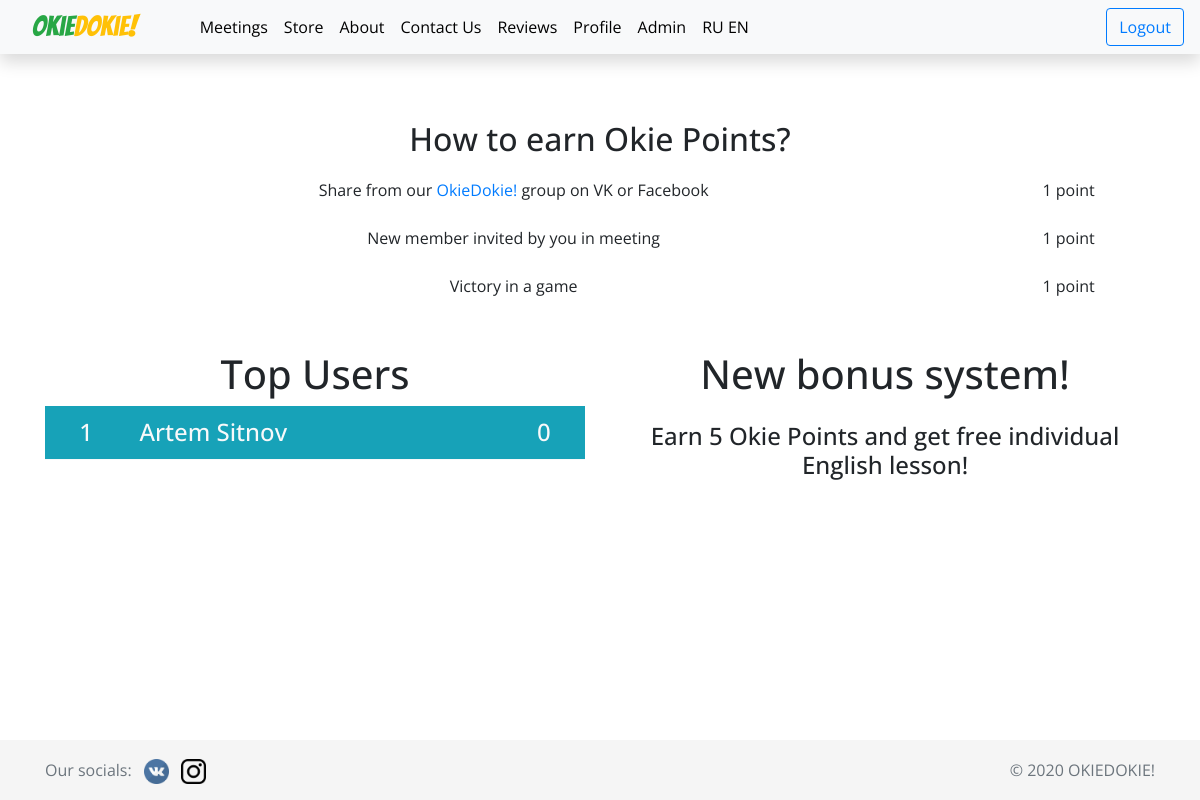
The app's page /okiepoints (signed in) with its own data.
### okiedokie/models.py (models this page shows, shortened)
class User(db.Model, UserMixin):
    id = db.Column(db.Integer, primary_key=True)
    email = db.Column(db.String(120), unique=True, nullable=False)
    first_name = db.Column(db.String(20), nullable=False)
    last_name = db.Column(db.String(20), nullable=False)
    age = db.Column(db.Integer, nullable=False)
    password = db.Column(db.String(60), nullable=False)
    image_file = db.Column(db.String(20), nullable=False, default='default.png')
    points = db.Column(db.Integer, default=0)
    paid_classes = db.Column(db.Integer, default=1)
    attended_classes = db.Column(db.Integer, default=0)
    created_at = db.Column(db.DateTime, default=datetime.now())
    confirmed = db.Column(db.Boolean, nullable=False, default=False)
    is_admin = db.Column(db.Boolean, default=False)
    reviews = db.relationship('Reviews', backref='author', lazy=True)
    payments = db.relationship('Payments', backref='payer', lazy=True)
    signed_users = db.relationship('Events', secondary=signed_users, lazy='subquery',
        backref=db.backref('signed_users', lazy=True))

### okiedokie/main/routes.py (the view)
@main.route('/okiepoints')
def okiepoints():
    top_users = User.query.order_by(User.points.desc()).limit(5).all()
    return render_template('okiepoints.html', top_users=top_users)

### okiedokie/models.py (called while the page is built)
@login_manager.user_loader
def load_user(user_id):
    return User.query.get(int(user_id))

### okiedokie/templates/okiepoints.html (shortened to what this page needs)
{% extends 'base.html' %}
{% block body %}
<div class="container mt-5 text-center">
    <p class="h2 ">{{ _('How to earn Okie Points') }}?</p>
    <table class="table">
        <tbody>
        <tr>
            <td>{{ _('Share from our') }}  <a href="https://vk.com/public195995603">OkieDokie!</a> {{ _('group on VK or Facebook') }} </td>
            <td>1 point</td>
        </tr>
        <tr>
            <td>{{ _('New member invited by you in meeting') }}</td>
            <td>1 point</td>
        </tr>
        <tr>
            <td>{{ _('Victory in a game') }}</td>
            <td>1 point</td>
        </tr>
        <tr>
            <td></td>
        </tr>
        </tbody>
    </table>
    <div class="row">
        <div class="col">
            <table class="table">
                <thead>
                <div class="mb-2 h1">{{ _('Top Users') }} </div>
                </thead>
                {% for user in top_users %}
                <tr class="bg-info rounded text-light border-bottom border-light h4">
                    <td>{{ loop.index }}</td>
                    <td class="h4 text-left">{{ user.first_name }} {{ user.last_name }}</td>
                    <td class="h4">{{ user.points }}</td>
                </tr>
                {% endfor %}
            </table>
        </div>
        <div class="col">
            <p class="h1">{{ _('New bonus system') }}!</p>
            <p class="h4 mt-4">{{ _('Earn 5 Okie Points and get free individual English lesson') }}!</p>
        </div>
    </div>
</div>
{% endblock body %}

### okiedokie/static/css/styles.css (style rules this page uses)
html { position: relative; min-height: 100%; }
body { font-family: 'Open Sans', Roboto, sans-serif; margin-bottom: 60px; min-height: 30rem; padding-top: 4.5rem; }
table tr, table tr td, .table td { border-top: none; }

### records on screen
User: first_name "Artem", last_name "Sitnov", points "0"
